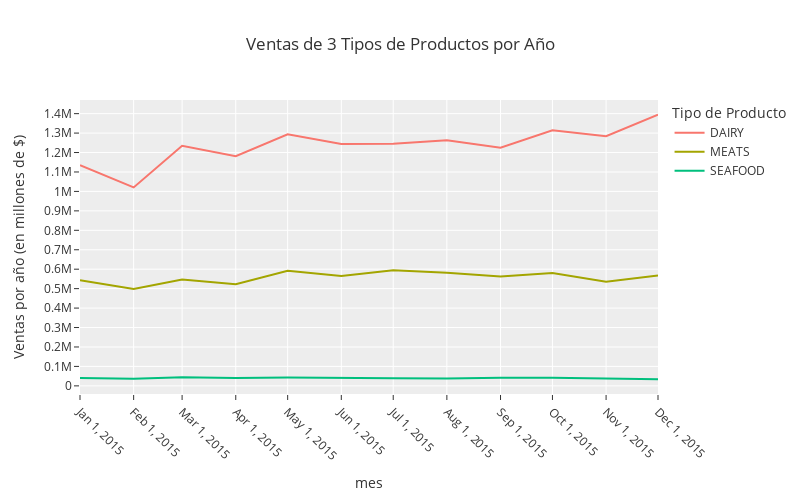

This figure's notebook cell:
### Code cell
fig = px.line(
    df,
    width=800,
    height=500,
    template='ggplot2',
    title='Ventas de 3 Tipos de Productos por Año',
    labels={
        "fecha": "Periodo",
        "value": "Ventas por año (en millones de $)",
        "variable": "Tipo de Producto"
    }
)


fig.update_xaxes(
    tickangle=45,
    tickmode='array',
    tickvals=df.index.values
)

fig.update_yaxes(
    nticks=20, # Es un valor aproximado de cuantos ticks mostrar, al final plotly decide
    # dtick=500000, # Espaciado entre cada tick (dada la escala del Eje Y)
    # tickvals=[500000, 1000000] # Puedo decirle valores especificos a mostrar
)

fig.show()

### Figure 1 — Plotly figure (JSON) as saved in the notebook; plotly's stock layout.template omitted (floating-point values rounded to 4 significant figures)
{"data": [{"hovertemplate": "Tipo de Producto=DAIRY<br>mes=%{x}<br>Ventas por año (en millones de $)=%{y}<extra></extra>", "legendgroup": "DAIRY", "line": {"color": "#F8766D", "dash": "solid"}, "marker": {"symbol": "circle"}, "mode": "lines", "name": "DAIRY", "orientation": "v", "showlegend": true, "x": ["2015-01", "2015-02", "2015-03", "2015-04", "2015-05", "2015-06", "2015-07", "2015-08", "2015-09", "2015-10", "2015-11", "2015-12"], "xaxis": "x", "y": [1134521, 1020747, 1234851, 1181180, 1293308, 1243588, 1244815, 1263428, 1224619, 1314827, 1283672, 1394582], "yaxis": "y", "type": "scatter"}, {"hovertemplate": "Tipo de Producto=MEATS<br>mes=%{x}<br>Ventas por año (en millones de $)=%{y}<extra></extra>", "legendgroup": "MEATS", "line": {"color": "#A3A500", "dash": "solid"}, "marker": {"symbol": "circle"}, "mode": "lines", "name": "MEATS", "orientation": "v", "showlegend": true, "x": ["2015-01", "2015-02", "2015-03", "2015-04", "2015-05", "2015-06", "2015-07", "2015-08", "2015-09", "2015-10", "2015-11", "2015-12"], "xaxis": "x", "y": [543100.0, 498700.0, 546500.0, 522300.0, 591700.0, 565000.0, 594900.0, 581200.0, 562700.0, 580800.0, 535900.0, 567400.0], "yaxis": "y", "type": "scatter"}, {"hovertemplate": "Tipo de Producto=SEAFOOD<br>mes=%{x}<br>Ventas por año (en millones de $)=%{y}<extra></extra>", "legendgroup": "SEAFOOD", "line": {"color": "#00BF7D", "dash": "solid"}, "marker": {"symbol": "circle"}, "mode": "lines", "name": "SEAFOOD", "orientation": "v", "showlegend": true, "x": ["2015-01", "2015-02", "2015-03", "2015-04", "2015-05", "2015-06", "2015-07", "2015-08", "2015-09", "2015-10", "2015-11", "2015-12"], "xaxis": "x", "y": [40470.0, 36070.0, 43810.0, 39980.0, 42510.0, 38780.0, 38540.0, 37770.0, 41910.0, 41420.0, 38820.0, 33730.0], "yaxis": "y", "type": "scatter"}], "layout": {"xaxis": {"anchor": "y", "domain": [0, 1], "title": {"text": "mes"}, "tickangle": 45, "tickmode": "array", "tickvals": ["2015-01", "2015-02", "2015-03", "2015-04", "2015-05", "2015-06", "2015-07", "2015-08", "2015-09", "2015-10", "2015-11", "2015-12"]}, "yaxis": {"anchor": "x", "domain": [0, 1], "title": {"text": "Ventas por año (en millones de $)"}, "nticks": 20}, "legend": {"title": {"text": "Tipo de Producto"}, "tracegroupgap": 0}, "title": {"text": "Ventas de 3 Tipos de Productos por Año"}, "height": 500, "width": 800}}
